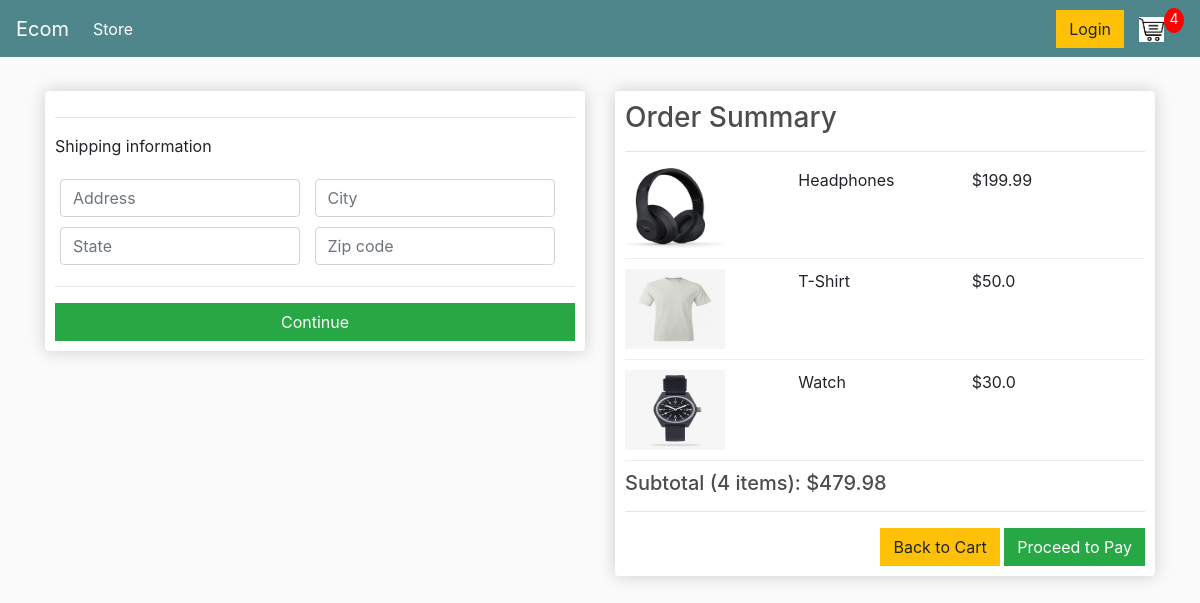
Screenshot of /checkout/ (signed in) with the database file from the repository.
### store/models.py (models this page shows, shortened)
class OrderItem(models.Model):
    product = models.ForeignKey(Product, on_delete=models.SET_NULL, blank=True, null=True)
    order = models.ForeignKey(Order, on_delete=models.SET_NULL, blank=True, null=True)
    quantity = models.IntegerField(default=0, null=True, blank=True)
    date_added = models.DateTimeField(auto_now_add=True)
    @property
    def get_total(self):
        total = self.product.price * self.quantity
        return total

class Product(models.Model):
    name = models.CharField(max_length=200, null=True)
    price = models.FloatField()
    digital = models.BooleanField(default=False, null=True, blank=False)
    image = models.ImageField(null=True, blank=True)
    @property
    def imageUrl(self):
        try:
            url = self.image.url
        except:
            url = ''
        return url

class Order(models.Model):
    customer = models.ForeignKey(Customer, on_delete=models.SET_NULL, blank=True, null=True)
    date_ordered = models.DateTimeField(auto_now_add=True)
    complete = models.BooleanField(default=False, blank=False, null=True)
    transaction_id = models.CharField(max_length=200, null=True)
    @property
    def get_cart_total(self):
        orderitems = self.orderitem_set.all()
        total = sum([item.get_total for item in orderitems])
        return total
    @property
    def get_cart_items(self):
        orderitems = self.orderitem_set.all()
        total = sum([item.quantity for item in orderitems])
        return total
    @property
    def shipping(self):
        shipping = False
        orderItems = self.orderitem_set.all()
        for item in orderItems:
            if item.product.digital == False:
                shipping = True
        return shipping

### store/views.py (the view)
# urls.py: path('checkout/', views.checkout, name='checkout'),
def checkout(request):
    if request.user.is_authenticated:
        customer = request.user.customer
        order, created = Order.objects.get_or_create(customer=customer)
        items = OrderItem.objects.filter(order=order)
        cartItems = order.get_cart_items
    else:
        items = []
        order = {'get_cart_items':0, 'get_cart_total':0, 'shipping':False}
    context = {'items':items, 'order':order, 'cartItems':cartItems}
    return render(request,'store/checkout.html',context)

### store/templates/store/checkout.html (shortened to what this page needs)
{% extends 'store/main.html' %}
{% load static %}
{% block content %}
<div class="row">
    <div class="col-lg-6">
        <div class="box-element" id="form-wrapper">
            <form id="form">
                <div id="shipping-info">
                    <hr>
                    <p>Shipping information</p>
                    <div class="form-field">
                        <input required class="form-control" type="text" name="address" placeholder="Address">
                    </div>
                    <div class="form-field">
                        <input required class="form-control" type="text" name="city" placeholder="City">
                    </div>
                    <div class="form-field">
                        <input required class="form-control" type="text" name="state" placeholder="State">
                    </div>
                    <div class="form-field">
                        <input required class="form-control" type="text" name="zipcode" placeholder="Zip code">
                    </div>
                </div>
                <hr>
                <input id="form-button" class="btn btn-success btn-block" type="submit" value="Continue">
            </form>
        </div>
        <br>
    </div>
    <div class="col-lg-6">
        <div class="box-element">
            <h3>Order Summary</h3>
            <hr>
            {% for item in items %}
            <div class="cart-row">
                <div style="flex:2"><img class="row-image" src="{{item.product.imageUrl}}" width="200" height="80"></div>
                <div style="flex:2"><p>{{item.product.name}}</p></div>
                <div style="flex:1"><p>${{item.product.price}}</p></div>
                <div style="flex:1"><p>{{item.product.quantity}}</p></div>
            </div>
            {% endfor %}
            <h5>Subtotal ({{order.get_cart_items}} items): ${{order.get_cart_total|floatformat:2}} </h5>
            <hr>
            <div class="text-right">
                <a class="btn btn-warning" href="{% url 'cart' %}">Back to Cart</a>
                <a class="btn btn-success" href="{% url 'cart' %}" >Proceed to Pay</a>
            </div>
        </div>
    </div>
</div>
{% endblock content %}

### static/css/main.css (style rules this page uses)
body { background-color: hsl(0, 0%, 98%); }
h1, h2, h3, h4, h5, h6 { color: hsl(0, 0%, 30%); }
.box-element { box-shadow: hsl(0, 0%, 80%) 0 0 16px; background-color: #fff; border-radius: 4px; padding: 10px; }
.col-lg-4, .col-lg-6, .col-lg-8, .col-lg-12 { margin-top: 10px; }
.btn { border-radius: 0; }
.row-image { width: 100px; }
.form-field { width: 250px; display: inline-block; padding: 5px; }
.cart-row { display: flex; align-items: flex-stretch; padding-bottom: 10px; margin-bottom: 10px; border-bottom: 1px solid #ececec; }

### rows the page displays
OrderItem: product.imageUrl (picture), product.name "Headphones", product.price "199.99"
OrderItem: product.imageUrl (picture), product.name "T-Shirt", product.price "50.0"
OrderItem: product.imageUrl (picture), product.name "Watch", product.price "30.0"
Order: get_cart_items "4", get_cart_total "479.98"

### other values shown
{{ cartItems }} "4"
